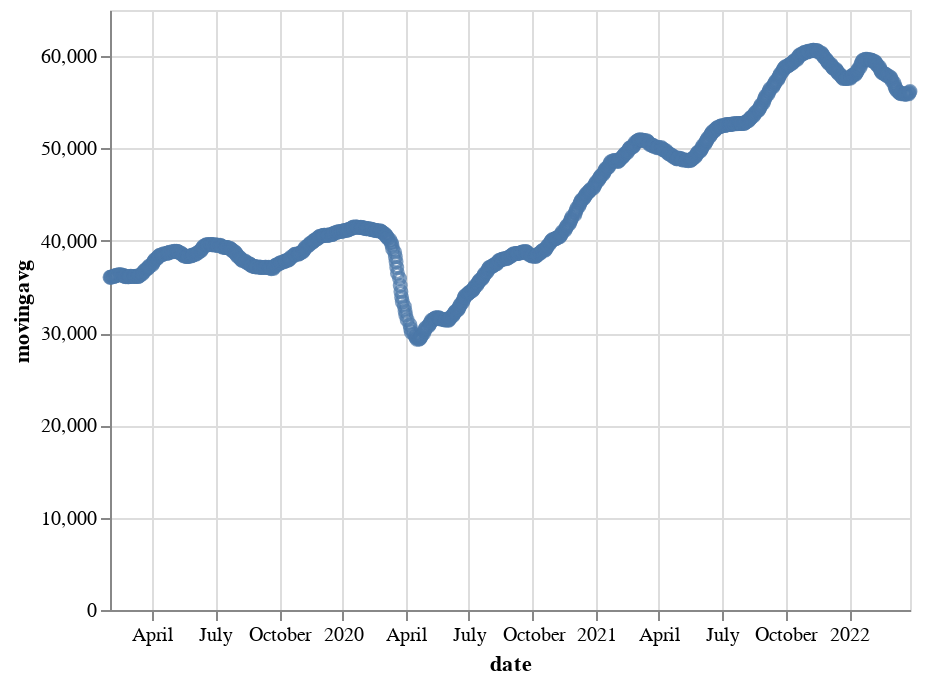

The cell this chart's notebook holds for it:
### Code cell
altdata_fourweek = stock_weekmovingavg(4, bse_data)
altdata_fourweek.reset_index(inplace=True)
altdata_fourweek.rename(columns={list(altdata_fourweek)[0]:'date'}, inplace=True)

alt.Chart(altdata_fourweek).mark_point().encode(
    x='date',
    y='movingavg'
)

### Figure 1 — Vega-Lite specification as saved in the notebook (floating-point values rounded to 4 significant figures; data arrays with more than 128 entries replaced by an {"elided": "..."} marker saying what was removed)
{"config": {"view": {"continuousWidth": 400, "continuousHeight": 300}}, "data": {"name": "data-7038d5573e82649a643b6dec4dc651e8"}, "mark": "point", "encoding": {"x": {"field": "date", "type": "temporal"}, "y": {"field": "movingavg", "type": "quantitative"}}, "$schema": "https://vega.github.io/schema/vega-lite/v4.17.0.json", "datasets": {"data-7038d5573e82649a643b6dec4dc651e8": {"elided": "777 records"}}}
